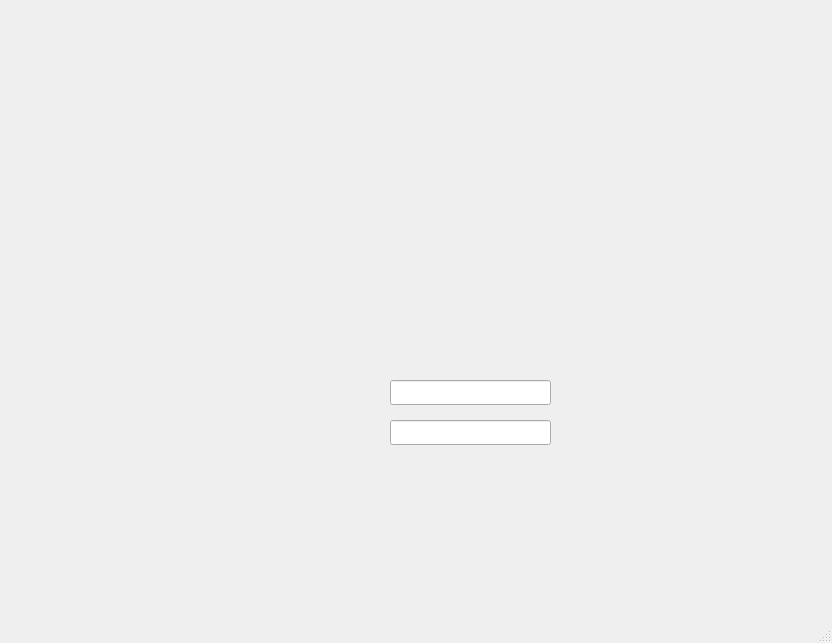
<?xml version="1.0" encoding="UTF-8"?>
<ui version="4.0">
 <class>mainWindow</class>
 <widget class="QMainWindow" name="mainWindow">
  <property name="geometry">
   <rect>
    <x>0</x>
    <y>0</y>
    <width>832</width>
    <height>643</height>
   </rect>
  </property>
  <property name="windowTitle">
   <string>福建十三水</string>
  </property>
  <property name="styleSheet">
   <string notr="true">MainWindow.setStyleSheet(“background-image:url(:/newPrefix/python/fjsss/福建十三水1.jpg)”)</string>
  </property>
  <widget class="QWidget" name="centralwidget">
   <widget class="QLabel" name="fjsss">
    <property name="geometry">
     <rect>
      <x>0</x>
      <y>0</y>
      <width>831</width>
      <height>591</height>
     </rect>
    </property>
    <property name="text">
     <string/>
    </property>
    <property name="textFormat">
     <enum>Qt::AutoText</enum>
    </property>
    <property name="pixmap">
     <pixmap resource="../try.qrc">:/newPrefix/python/fjsss/福建十三水1.jpg</pixmap>
    </property>
   </widget>
   <widget class="QPushButton" name="zuce">
    <property name="geometry">
     <rect>
      <x>510</x>
      <y>460</y>
      <width>261</width>
      <height>71</height>
     </rect>
    </property>
    <property name="mouseTracking">
     <bool>false</bool>
    </property>
    <property name="text">
     <string/>
    </property>
    <property name="flat">
     <bool>true</bool>
    </property>
   </widget>
   <widget class="QPushButton" name="denglu">
    <property name="geometry">
     <rect>
      <x>90</x>
      <y>450</y>
      <width>261</width>
      <height>71</height>
     </rect>
    </property>
    <property name="mouseTracking">
     <bool>false</bool>
    </property>
    <property name="text">
     <string/>
    </property>
    <property name="flat">
     <bool>true</bool>
    </property>
   </widget>
   <widget class="QLabel" name="dengluk">
    <property name="geometry">
     <rect>
      <x>0</x>
      <y>0</y>
      <width>831</width>
      <height>591</height>
     </rect>
    </property>
    <property name="text">
     <string/>
    </property>
    <property name="pixmap">
     <pixmap resource="../try.qrc">:/newPrefix/python/fjsss/登录s.jpg</pixmap>
    </property>
   </widget>
   <widget class="QLineEdit" name="yhm">
    <property name="geometry">
     <rect>
      <x>390</x>
      <y>380</y>
      <width>161</width>
      <height>25</height>
     </rect>
    </property>
   </widget>
   <widget class="QLineEdit" name="lineEdit">
    <property name="geometry">
     <rect>
      <x>390</x>
      <y>420</y>
      <width>161</width>
      <height>25</height>
     </rect>
    </property>
   </widget>
   <widget class="QPushButton" name="qr">
    <property name="geometry">
     <rect>
      <x>390</x>
      <y>450</y>
      <width>71</width>
      <height>23</height>
     </rect>
    </property>
    <property name="text">
     <string/>
    </property>
    <property name="flat">
     <bool>true</bool>
    </property>
   </widget>
   <zorder>dengluk</zorder>
   <zorder>yhm</zorder>
   <zorder>lineEdit</zorder>
   <zorder>qr</zorder>
   <zorder>fjsss</zorder>
   <zorder>zuce</zorder>
   <zorder>denglu</zorder>
  </widget>
  <widget class="QMenuBar" name="menubar">
   <property name="geometry">
    <rect>
     <x>0</x>
     <y>0</y>
     <width>832</width>
     <height>26</height>
    </rect>
   </property>
  </widget>
  <widget class="QStatusBar" name="statusbar"/>
 </widget>
 <resources>
  <include location="../try.qrc"/>
  <include location="../python/fjsss/dzjl1.qrc"/>
 </resources>
 <connections>
  <connection>
   <sender>denglu</sender>
   <signal>clicked()</signal>
   <receiver>dengluk</receiver>
   <slot>raise()</slot>
   <hints>
    <hint type="sourcelabel">
     <x>133</x>
     <y>512</y>
    </hint>
    <hint type="destinationlabel">
     <x>487</x>
     <y>449</y>
    </hint>
   </hints>
  </connection>
  <connection>
   <sender>denglu</sender>
   <signal>clicked()</signal>
   <receiver>yhm</receiver>
   <slot>raise()</slot>
   <hints>
    <hint type="sourcelabel">
     <x>103</x>
     <y>514</y>
    </hint>
    <hint type="destinationlabel">
     <x>405</x>
     <y>419</y>
    </hint>
   </hints>
  </connection>
  <connection>
   <sender>denglu</sender>
   <signal>clicked()</signal>
   <receiver>lineEdit</receiver>
   <slot>raise()</slot>
   <hints>
    <hint type="sourcelabel">
     <x>92</x>
     <y>518</y>
    </hint>
    <hint type="destinationlabel">
     <x>494</x>
     <y>455</y>
    </hint>
   </hints>
  </connection>
 </connections>
</ui>
